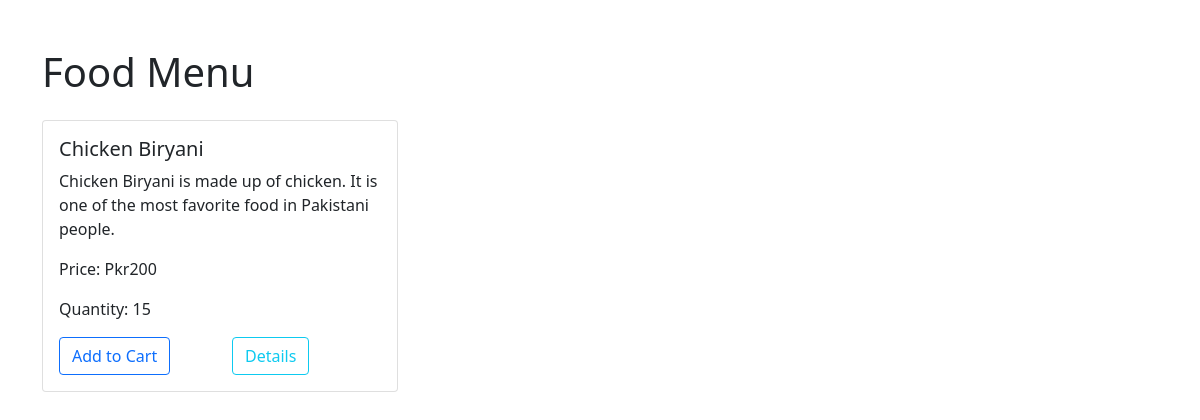
/order-food/, run on the app's committed database.
### products/models.py (models this page shows, shortened)
class BaseClass(models.Model):
    u_id = models.UUIDField(primary_key=True, default=uuid.uuid4, editable=False)
    created_at = models.DateField(auto_now_add=True)
    updated_at = models.DateField(auto_now_add=True)
    class Meta:
        abstract = True

class Product_Image(BaseClass):
    product = models.ForeignKey(Product, on_delete=models.CASCADE, related_name='product_images')
    product_image = models.ImageField(upload_to=product_image_upload_path, default=None, null=True)

class Product(BaseClass):
    product_name = models.CharField(max_length=60)
    product_quantity = models.IntegerField(null=True, blank=True, default=0)
    product_description = models.TextField()
    product_slug = models.SlugField(default=None)
    product_price = models.IntegerField(default=0)
    product_measurement_unit = models.CharField(max_length=50,null=True, blank=True,
                                                 choices=(("KG", "KG"), ("ML", "ML"), ("L", "L"), ("None", None)))

### products/views.py (the view)
# urls.py: path('order-food/', food_display, name='update_product'),
def food_display(request):
    products = Product_Image.objects.all()
    data = {
        'products' : products,
    }
    return render(request,'food_display.html', data)

### products/templates/food_display.html (shortened to what this page needs)
<!DOCTYPE html>
<html lang="en">
<head>
  <link rel="stylesheet" href="https://stackpath.bootstrapcdn.com/bootstrap/5.0.0-alpha2/css/bootstrap.min.css">
</head>
<body>
  <div class="container mt-5">
    <h1 class="mb-4">Food Menu</h1>
    <div class="row">
      {% for p in products %}
      <div class="col-lg-4 col-md-6 mb-4">
        <div class="card">
          <div class="card-body">
            <h5 class="card-title">{{p.product.product_name}}</h5>
            <p class="card-text">{{p.product.product_description}}</p>
            <p class="card-text">Price: Pkr{{p.product.product_price}}</p>
            <p class="card-text">Quantity: {{p.product.product_quantity}}</p>
            <div class="row">
                <div class="col-md-6">
                    <a href="#" class="btn btn-outline-primary">Add to Cart</a>
                </div>
                <div class="col-md-6">
                    <a href="/product-details/{{p.product.product_slug}}" class="btn btn-outline-info ml-3" >Details</a>
                </div>
            </div>
          </div>
        </div>
      </div>
      {% endfor %}
    </div>
  </div>
</body>
</html>

### data on the page
Product_Image: product.product_name "Chicken Biryani", product.product_description "Chicken Biryani is made up of chicken. It is one of the most favorite food in Pakistani people.", product.product_price "200", product.product_quantity "15"
